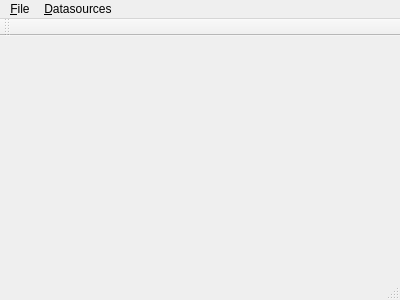
<?xml version="1.0" encoding="UTF-8"?>
<ui version="4.0">
 <class>MainWindow</class>
 <widget class="QMainWindow" name="MainWindow">
  <property name="geometry">
   <rect>
    <x>0</x>
    <y>0</y>
    <width>400</width>
    <height>300</height>
   </rect>
  </property>
  <property name="windowTitle">
   <string>MainWindow</string>
  </property>
  <widget class="QWidget" name="centralWidget"/>
  <widget class="QMenuBar" name="menuBar">
   <property name="geometry">
    <rect>
     <x>0</x>
     <y>0</y>
     <width>400</width>
     <height>25</height>
    </rect>
   </property>
   <widget class="QMenu" name="menu_File">
    <property name="title">
     <string>&amp;File</string>
    </property>
    <addaction name="action_Open"/>
    <addaction name="action_Save"/>
    <addaction name="separator"/>
    <addaction name="action_Quit"/>
   </widget>
   <widget class="QMenu" name="menu_Datasources">
    <property name="title">
     <string>&amp;Datasources</string>
    </property>
    <addaction name="action_Directory"/>
   </widget>
   <addaction name="menu_File"/>
   <addaction name="menu_Datasources"/>
  </widget>
  <widget class="QToolBar" name="mainToolBar">
   <attribute name="toolBarArea">
    <enum>TopToolBarArea</enum>
   </attribute>
   <attribute name="toolBarBreak">
    <bool>false</bool>
   </attribute>
  </widget>
  <widget class="QStatusBar" name="statusBar"/>
  <action name="action_Open">
   <property name="text">
    <string>&amp;Open</string>
   </property>
  </action>
  <action name="action_Save">
   <property name="text">
    <string>&amp;Save</string>
   </property>
  </action>
  <action name="action_Quit">
   <property name="text">
    <string>&amp;Quit</string>
   </property>
  </action>
  <action name="action_Directory">
   <property name="text">
    <string>&amp;Directory</string>
   </property>
  </action>
 </widget>
 <layoutdefault spacing="6" margin="11"/>
 <resources/>
 <connections/>
</ui>
